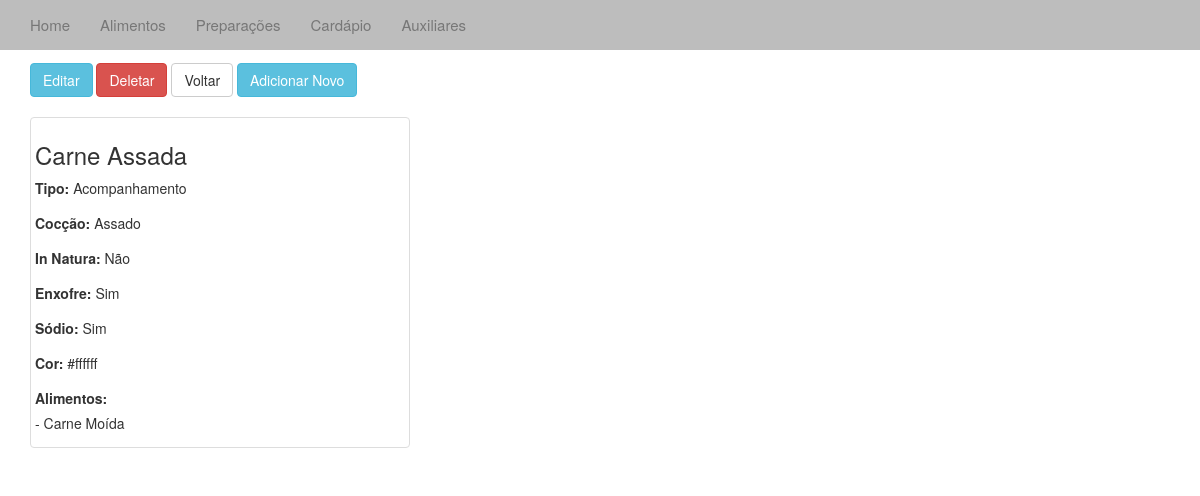
Before: /verprepara/1/ with the older database file.
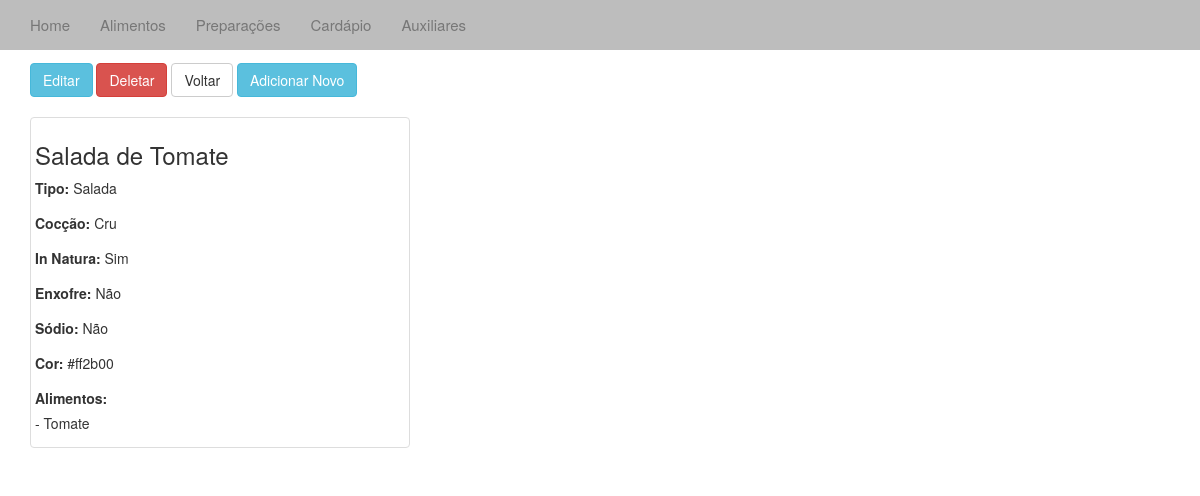
After: the same page with the newer database file.
### cardapio/models.py (models this page shows, shortened)
class Prepara(models.Model):
	desc = models.CharField(max_length=40)
	inNatura = models.IntegerField(1)
	enxofre = models.IntegerField(1)
	sodio = models.IntegerField(1)
	cor = models.CharField(max_length=10)
	tipoPrep = models.CharField(max_length=40)
	coccao = models.CharField(max_length=40)

class Alimentos(models.Model):
	desc = models.CharField(max_length=20)
	cat_alimento = models.ForeignKey(Aux)
	cor = models.CharField(max_length=10)
	def __unicode__(self):
		return self.desc

### cardapio/views.py (the view)
# urls.py: url(r'verprepara/(?P<id_prepara>\d+)/$', 'cardapio.views.verprepara', name='verprepara'),
def verprepara(request, id_prepara):
	p = get_object_or_404(Prepara, pk=id_prepara)
	al_list = Alimentos.objects.all().order_by('desc')
	lista = Prep_Alimentos.objects.all().order_by('desc')
	prep_al_list = []
	contem_list = []
	for o in lista:
		if o.desc == p.desc:
			prep_al_list.append(o)
	for x in prep_al_list:
		contem_list.append(x.alimento)
	context = {'p':p,'lista':contem_list}
	return render(request,"verprepara.html", context)

### templates/verprepara.html (shortened to what this page needs)
{% extends "base.html" %}
{% block body%}
<div class="container-fluid">
	<div class="container">
			<h2>Alimento</h2>
			<a href="/editprepara/{{ p.id }}"><button type="button" class="btn btn-info">Editar</button></a>
			<a href="/deleteprepara/{{ p.id }}"><button type="button" class="btn btn-danger">Deletar</button></a>
			<a href="/prepara/"><button type="button" class="btn btn-default">Voltar</button></a>
			<a href="/addprepara/"><button type="button" class="btn btn-info">Adicionar Novo</button></a>
			<br /><br />
			<div class="thumbnail col-sm-4">
				<h3>{{ p.desc }}</h3>
				<p><label>Tipo:</label> {{ p.tipoPrep }}</p>
				<p><label>Cocção:</label> {{ p.coccao }}</p>
				<p><label>In Natura: </label>
				{% if p.inNatura == 1 %}
				Sim
				{% else %}
				Não
				{% endif %}</p>
				<p><label>Enxofre: </label>
				{% if p.enxofre == 1 %}
				Sim
				{% else %}
				Não
				{% endif %}</p>
				<p><label>Sódio: </label>
				{% if p.sodio == 1 %}
				Sim
				{% else %}
				Não
				{% endif %}</p>
				<p><label>Cor: </label> {{ p.cor }}</p>
				{% if lista %}
				<p><label>Alimentos: </label>
					{% for i in lista %}
						<br /> - {{ i }}
					{% endfor %}
				{% endif %}
				</p>
			</div>
</div>
{% endblock %}

Changed rows visible on the page:
removed Alimentos: desc "Carne Moída"
changed Prepara: desc "Carne Assada" → "Salada de Tomate"; tipoPrep "Acompanhamento" → "Salada"; coccao "Assado" → "Cru"; cor "#ffffff" → "#ff2b00"
added Alimentos: desc "Tomate"
